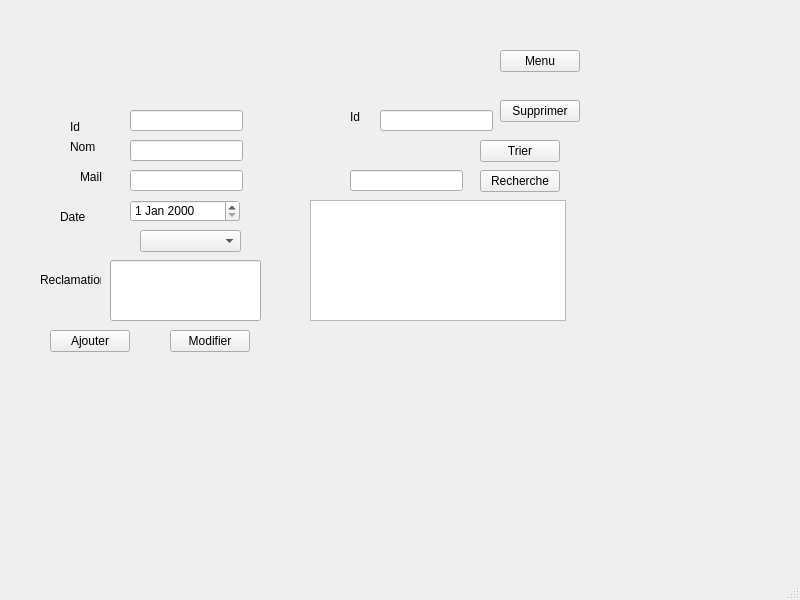
<?xml version="1.0" encoding="UTF-8"?>
<ui version="4.0">
 <class>MainWindow</class>
 <widget class="QMainWindow" name="MainWindow">
  <property name="geometry">
   <rect>
    <x>0</x>
    <y>0</y>
    <width>800</width>
    <height>600</height>
   </rect>
  </property>
  <property name="windowTitle">
   <string>MainWindow</string>
  </property>
  <widget class="QWidget" name="centralwidget">
   <widget class="QStackedWidget" name="stackedWidget">
    <property name="geometry">
     <rect>
      <x>20</x>
      <y>30</y>
      <width>571</width>
      <height>331</height>
     </rect>
    </property>
    <property name="currentIndex">
     <number>2</number>
    </property>
    <widget class="QWidget" name="page">
     <widget class="QLabel" name="label">
      <property name="geometry">
       <rect>
        <x>170</x>
        <y>20</y>
        <width>111</width>
        <height>41</height>
       </rect>
      </property>
      <property name="text">
       <string>Menu</string>
      </property>
     </widget>
     <widget class="QPushButton" name="pushButton">
      <property name="geometry">
       <rect>
        <x>90</x>
        <y>70</y>
        <width>231</width>
        <height>22</height>
       </rect>
      </property>
      <property name="text">
       <string>Gestion des comptes</string>
      </property>
     </widget>
     <widget class="QPushButton" name="pushButton_2">
      <property name="geometry">
       <rect>
        <x>100</x>
        <y>120</y>
        <width>231</width>
        <height>22</height>
       </rect>
      </property>
      <property name="text">
       <string>gerer les reclamation</string>
      </property>
     </widget>
    </widget>
    <widget class="QWidget" name="page_2">
     <widget class="QLabel" name="label_2">
      <property name="geometry">
       <rect>
        <x>20</x>
        <y>80</y>
        <width>47</width>
        <height>14</height>
       </rect>
      </property>
      <property name="text">
       <string>ID</string>
      </property>
     </widget>
     <widget class="QLabel" name="label_3">
      <property name="geometry">
       <rect>
        <x>20</x>
        <y>120</y>
        <width>47</width>
        <height>14</height>
       </rect>
      </property>
      <property name="text">
       <string>Nom</string>
      </property>
     </widget>
     <widget class="QLabel" name="label_4">
      <property name="geometry">
       <rect>
        <x>20</x>
        <y>150</y>
        <width>47</width>
        <height>14</height>
       </rect>
      </property>
      <property name="text">
       <string/>
      </property>
     </widget>
     <widget class="QLabel" name="label_5">
      <property name="geometry">
       <rect>
        <x>10</x>
        <y>180</y>
        <width>71</width>
        <height>20</height>
       </rect>
      </property>
      <property name="text">
       <string>Mot de passe</string>
      </property>
     </widget>
     <widget class="QLineEdit" name="lineEdit_id">
      <property name="geometry">
       <rect>
        <x>80</x>
        <y>80</y>
        <width>113</width>
        <height>21</height>
       </rect>
      </property>
     </widget>
     <widget class="QLineEdit" name="lineEdit_nom">
      <property name="geometry">
       <rect>
        <x>80</x>
        <y>120</y>
        <width>113</width>
        <height>21</height>
       </rect>
      </property>
     </widget>
     <widget class="QLineEdit" name="lineEdit_mdp">
      <property name="geometry">
       <rect>
        <x>80</x>
        <y>180</y>
        <width>113</width>
        <height>21</height>
       </rect>
      </property>
      <property name="echoMode">
       <enum>QLineEdit::Password</enum>
      </property>
     </widget>
     <widget class="QComboBox" name="comboBox">
      <property name="geometry">
       <rect>
        <x>100</x>
        <y>150</y>
        <width>65</width>
        <height>22</height>
       </rect>
      </property>
     </widget>
     <widget class="QPushButton" name="pushButton_Modifier">
      <property name="geometry">
       <rect>
        <x>130</x>
        <y>220</y>
        <width>80</width>
        <height>22</height>
       </rect>
      </property>
      <property name="text">
       <string>Modifier</string>
      </property>
     </widget>
     <widget class="QPushButton" name="pushButton_Supprimer">
      <property name="geometry">
       <rect>
        <x>470</x>
        <y>70</y>
        <width>80</width>
        <height>22</height>
       </rect>
      </property>
      <property name="text">
       <string>Supprimer</string>
      </property>
     </widget>
     <widget class="QPushButton" name="pushButton_Ajouter">
      <property name="geometry">
       <rect>
        <x>30</x>
        <y>220</y>
        <width>80</width>
        <height>22</height>
       </rect>
      </property>
      <property name="text">
       <string>Ajouter</string>
      </property>
     </widget>
     <widget class="QTableView" name="tabcompte">
      <property name="geometry">
       <rect>
        <x>300</x>
        <y>180</y>
        <width>261</width>
        <height>121</height>
       </rect>
      </property>
     </widget>
     <widget class="QPushButton" name="pushButton_Menu">
      <property name="geometry">
       <rect>
        <x>460</x>
        <y>0</y>
        <width>80</width>
        <height>22</height>
       </rect>
      </property>
      <property name="text">
       <string>Menu</string>
      </property>
     </widget>
     <widget class="QLabel" name="label_11">
      <property name="geometry">
       <rect>
        <x>310</x>
        <y>70</y>
        <width>47</width>
        <height>14</height>
       </rect>
      </property>
      <property name="text">
       <string>Id</string>
      </property>
     </widget>
     <widget class="QLineEdit" name="lineEdit_id2">
      <property name="geometry">
       <rect>
        <x>340</x>
        <y>70</y>
        <width>113</width>
        <height>21</height>
       </rect>
      </property>
     </widget>
     <widget class="QPushButton" name="pushButton_5">
      <property name="geometry">
       <rect>
        <x>510</x>
        <y>150</y>
        <width>51</width>
        <height>22</height>
       </rect>
      </property>
      <property name="text">
       <string>Trier</string>
      </property>
     </widget>
     <widget class="QPushButton" name="pushButton_6">
      <property name="geometry">
       <rect>
        <x>460</x>
        <y>120</y>
        <width>80</width>
        <height>22</height>
       </rect>
      </property>
      <property name="text">
       <string>Recherche</string>
      </property>
     </widget>
     <widget class="QLineEdit" name="lineEdit_2">
      <property name="geometry">
       <rect>
        <x>340</x>
        <y>120</y>
        <width>113</width>
        <height>21</height>
       </rect>
      </property>
     </widget>
    </widget>
    <widget class="QWidget" name="page_3">
     <widget class="QTableView" name="liste_reclamation">
      <property name="geometry">
       <rect>
        <x>290</x>
        <y>170</y>
        <width>256</width>
        <height>121</height>
       </rect>
      </property>
     </widget>
     <widget class="QLabel" name="label_6">
      <property name="geometry">
       <rect>
        <x>50</x>
        <y>90</y>
        <width>47</width>
        <height>14</height>
       </rect>
      </property>
      <property name="text">
       <string>Id</string>
      </property>
     </widget>
     <widget class="QLabel" name="label_7">
      <property name="geometry">
       <rect>
        <x>50</x>
        <y>110</y>
        <width>47</width>
        <height>14</height>
       </rect>
      </property>
      <property name="text">
       <string>Nom</string>
      </property>
     </widget>
     <widget class="QLabel" name="label_8">
      <property name="geometry">
       <rect>
        <x>60</x>
        <y>140</y>
        <width>47</width>
        <height>14</height>
       </rect>
      </property>
      <property name="text">
       <string>Mail</string>
      </property>
     </widget>
     <widget class="QLabel" name="label_9">
      <property name="geometry">
       <rect>
        <x>20</x>
        <y>240</y>
        <width>61</width>
        <height>20</height>
       </rect>
      </property>
      <property name="text">
       <string>Reclamation</string>
      </property>
     </widget>
     <widget class="QLineEdit" name="lineEdit_idd">
      <property name="geometry">
       <rect>
        <x>110</x>
        <y>80</y>
        <width>113</width>
        <height>21</height>
       </rect>
      </property>
     </widget>
     <widget class="QLineEdit" name="lineEdit_nomm">
      <property name="geometry">
       <rect>
        <x>110</x>
        <y>110</y>
        <width>113</width>
        <height>21</height>
       </rect>
      </property>
     </widget>
     <widget class="QLineEdit" name="lineEdit_mail">
      <property name="geometry">
       <rect>
        <x>110</x>
        <y>140</y>
        <width>113</width>
        <height>21</height>
       </rect>
      </property>
     </widget>
     <widget class="QLineEdit" name="lineEdit_recl">
      <property name="geometry">
       <rect>
        <x>90</x>
        <y>230</y>
        <width>151</width>
        <height>61</height>
       </rect>
      </property>
     </widget>
     <widget class="QComboBox" name="comboBox_2">
      <property name="geometry">
       <rect>
        <x>120</x>
        <y>200</y>
        <width>101</width>
        <height>22</height>
       </rect>
      </property>
     </widget>
     <widget class="QPushButton" name="pushButton_Ajout2">
      <property name="geometry">
       <rect>
        <x>30</x>
        <y>300</y>
        <width>80</width>
        <height>22</height>
       </rect>
      </property>
      <property name="text">
       <string>Ajouter</string>
      </property>
     </widget>
     <widget class="QPushButton" name="pushButton_Modifier2">
      <property name="geometry">
       <rect>
        <x>150</x>
        <y>300</y>
        <width>80</width>
        <height>22</height>
       </rect>
      </property>
      <property name="text">
       <string>Modifier</string>
      </property>
     </widget>
     <widget class="QPushButton" name="pushButton_Supprimer2">
      <property name="geometry">
       <rect>
        <x>480</x>
        <y>70</y>
        <width>80</width>
        <height>22</height>
       </rect>
      </property>
      <property name="text">
       <string>Supprimer</string>
      </property>
     </widget>
     <widget class="QLineEdit" name="lineEdit_idd2">
      <property name="geometry">
       <rect>
        <x>360</x>
        <y>80</y>
        <width>113</width>
        <height>21</height>
       </rect>
      </property>
     </widget>
     <widget class="QLabel" name="label_10">
      <property name="geometry">
       <rect>
        <x>330</x>
        <y>80</y>
        <width>47</width>
        <height>14</height>
       </rect>
      </property>
      <property name="text">
       <string>Id</string>
      </property>
     </widget>
     <widget class="QPushButton" name="pushButton_Menu2">
      <property name="geometry">
       <rect>
        <x>480</x>
        <y>20</y>
        <width>80</width>
        <height>22</height>
       </rect>
      </property>
      <property name="text">
       <string>Menu</string>
      </property>
     </widget>
     <widget class="QLabel" name="label_12">
      <property name="geometry">
       <rect>
        <x>40</x>
        <y>180</y>
        <width>47</width>
        <height>14</height>
       </rect>
      </property>
      <property name="text">
       <string>Date</string>
      </property>
     </widget>
     <widget class="QDateEdit" name="dateEdit_data1">
      <property name="geometry">
       <rect>
        <x>110</x>
        <y>170</y>
        <width>110</width>
        <height>22</height>
       </rect>
      </property>
     </widget>
     <widget class="QPushButton" name="pushButton_3">
      <property name="geometry">
       <rect>
        <x>460</x>
        <y>140</y>
        <width>80</width>
        <height>22</height>
       </rect>
      </property>
      <property name="text">
       <string>Recherche</string>
      </property>
     </widget>
     <widget class="QLineEdit" name="lineEdit">
      <property name="geometry">
       <rect>
        <x>330</x>
        <y>140</y>
        <width>113</width>
        <height>21</height>
       </rect>
      </property>
     </widget>
     <widget class="QPushButton" name="pushButton_4">
      <property name="geometry">
       <rect>
        <x>460</x>
        <y>110</y>
        <width>80</width>
        <height>22</height>
       </rect>
      </property>
      <property name="text">
       <string>Trier</string>
      </property>
     </widget>
    </widget>
   </widget>
  </widget>
  <widget class="QMenuBar" name="menubar">
   <property name="geometry">
    <rect>
     <x>0</x>
     <y>0</y>
     <width>800</width>
     <height>21</height>
    </rect>
   </property>
  </widget>
  <widget class="QStatusBar" name="statusbar"/>
 </widget>
 <resources/>
 <connections/>
</ui>
